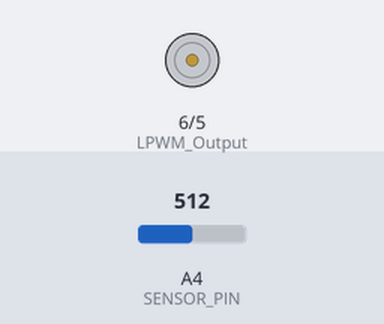
Bench run of a sketch on a simulated Arduino Leonardo, built with avr-gcc and run on an emulated ATmega32U4. On the bench: motor-driver pin pairs drawn as motors (green arrow = first pin HIGH = forward, orange = second pin HIGH = backward, longer = more drive). Inputs (shaded band) come from the test bench; at power-on: A4 (SENSOR_PIN) = 512.

Above: at 1.2 s.
1.3 s: A4 (SENSOR_PIN) set to 716
At 2.5 s:
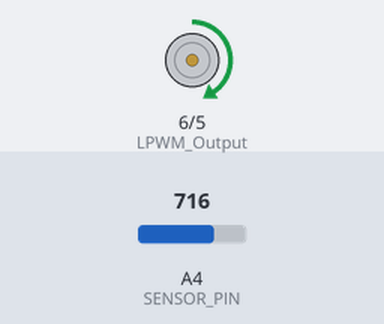
2.8 s: A4 (SENSOR_PIN) set to 900
At 3.7 s:
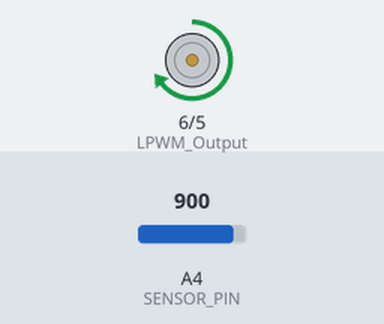
4.3 s: A4 (SENSOR_PIN) set to 502
At 4.8 s:
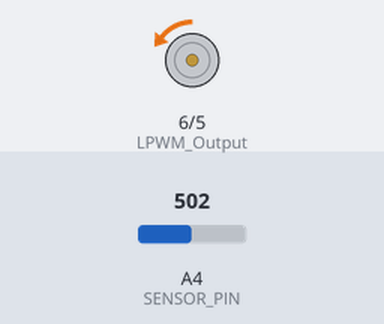
5.8 s: A4 (SENSOR_PIN) set to 522
At 7.0 s:
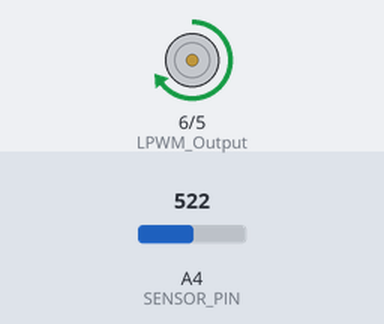
7.3 s: A4 (SENSOR_PIN) set to 306
At 8.3 s:
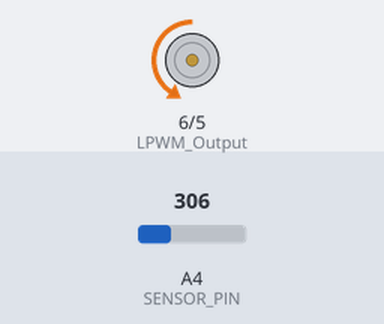
Timing chart, 0 to 9.8 s (numbered marks = the images above; inputs shaded):
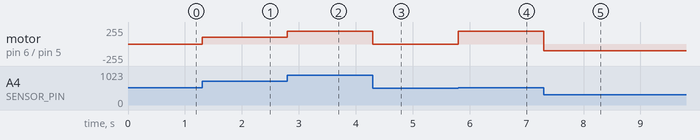

Measured:
- after the input at 1.3 s, motor on pin 6 (LPWM_Output) / pin 5 (RPWM_Output): stopped → forward 102/255 at once
- after the input at 2.8 s, motor on pin 6 (LPWM_Output) / pin 5 (RPWM_Output): forward 102/255 → forward 194/255 at once
- after the input at 4.3 s, motor on pin 6 (LPWM_Output) / pin 5 (RPWM_Output): forward 194/255 → backward 4/255 at once
- after the input at 5.8 s, motor on pin 6 (LPWM_Output) / pin 5 (RPWM_Output): backward 4/255 → forward 194/255 at once
- after the input at 7.3 s, motor on pin 6 (LPWM_Output) / pin 5 (RPWM_Output): forward 194/255 → backward 102/255 at once

The sketch:

motor.ino
```cpp
#include <Joystick.h>

#include <Encoder.h>

#include <Arduino.h>

#define SENSOR_PIN A4      // center pin of the potentiometer
const int RPWM_Output = 5; // Arduino PWM output pin 5; connect to IBT-2 pin 1 (RPWM)
const int LPWM_Output = 6; // Arduino PWM output pin 6; connect to IBT-2 pin 2 (LPWM)
void setup()
{
    pinMode(RPWM_Output, OUTPUT);
    pinMode(LPWM_Output, OUTPUT);
}
void loop()
{
    int sensorValue = analogRead(SENSOR_PIN);
    setMotorPower(sensorValue);
}

void setMotorPower(int sensorValue)
{
    (512 > sensorValue) ? turn(true, sensorValue) : turn(false, sensorValue);
}

void turn(bool direction, int sensorValue)
{
    if (direction)
    {
        analogWrite(LPWM_Output, 0);
        analogWrite(RPWM_Output, -(sensorValue - 511) / 2);
    }
    else
    {
        analogWrite(LPWM_Output, (sensorValue - 512) / 2);
        analogWrite(RPWM_Output, 0);
    }
}
```
